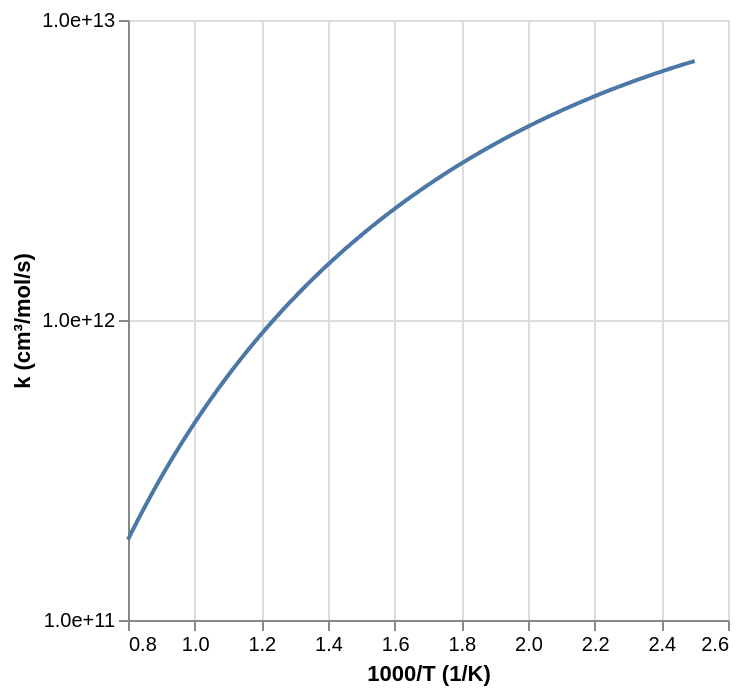

Notebook cell for this chart:
### Code cell
import automech
from mechdriver.subtasks import display, fs

chan = "1: 6"

# TRANSITION STATE
#   - Read in expanded mechanism
mech_path = util.p_.mechanism(tag, ext="json", path=util.p_.data(root_path))
mech = automech.io.read(mech_path)

#   - Display the reaction
automech.display_reactions(mech, chans=[chan])

### Figure 1 — Vega-Lite specification as saved in the notebook (floating-point values rounded to 4 significant figures; data arrays with more than 128 entries replaced by an {"elided": "..."} marker saying what was removed)
{"config": {"view": {"continuousWidth": 300, "continuousHeight": 300}}, "data": {"name": "data-b630b3e9001bd3bd93047f7bfb5fc47b"}, "mark": {"type": "line"}, "encoding": {"x": {"field": "x", "title": "1000/T (1/K)", "type": "quantitative"}, "y": {"axis": {"format": ".1e", "values": [100000000000, 1000000000000, 10000000000000, 100000000000000]}, "field": "value", "scale": {"type": "log"}, "title": "k (cm³/mol/s)", "type": "quantitative"}}, "transform": [{"fold": ["This work"]}], "$schema": "https://vega.github.io/schema/vega-lite/v5.20.1.json", "datasets": {"data-b630b3e9001bd3bd93047f7bfb5fc47b": {"elided": "500 records"}}}
